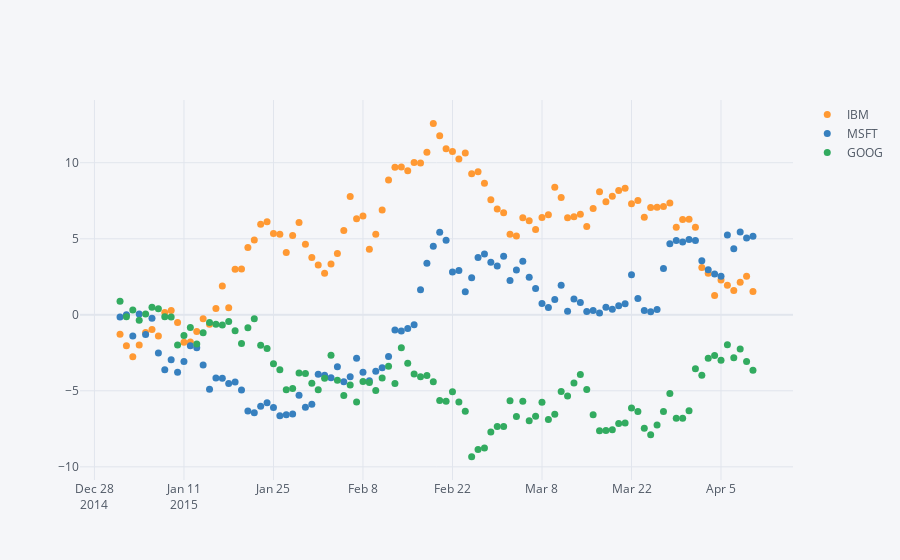

The cell this chart's notebook holds for it:
### Code cell
df[['IBM','MSFT','GOOG']].iplot(kind="scatter",mode='markers',size=7)
